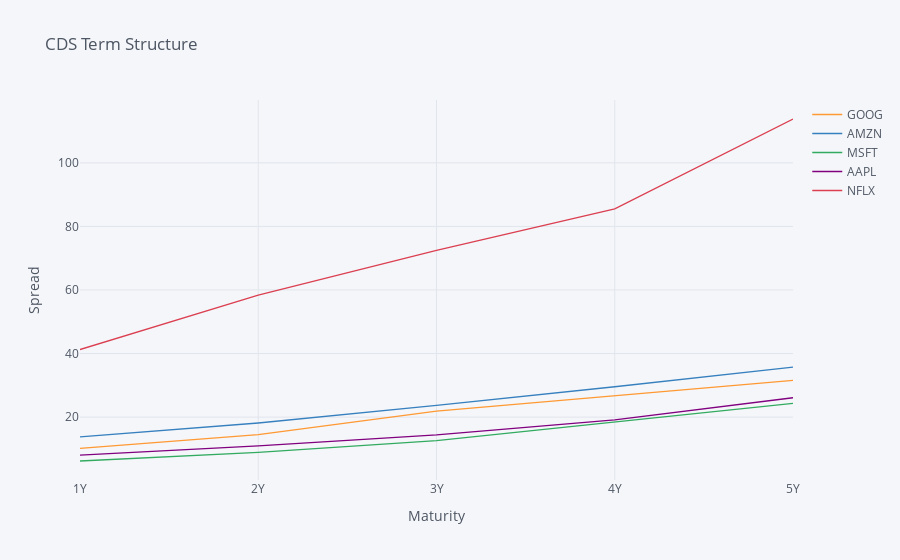

The notebook cell this image was saved under:
### Code cell
spread2 = pd.DataFrame(spread.values.T, index=spread.columns, columns=spread.index)
spread2.iplot(
    xTitle = 'Maturity',
    yTitle = 'Spread',
    title = 'CDS Term Structure'
)

### Figure 1 — Plotly figure (JSON) as saved in the notebook; plotly's stock layout.template omitted (floating-point values rounded to 4 significant figures)
{"data": [{"line": {"color": "rgba(255, 153, 51, 1.0)", "dash": "solid", "shape": "linear", "width": 1.3}, "mode": "lines", "name": "GOOG", "text": "", "type": "scatter", "x": ["1Y", "2Y", "3Y", "4Y", "5Y"], "y": [10.18, 14.52, 21.86, 26.67, 31.58]}, {"line": {"color": "rgba(55, 128, 191, 1.0)", "dash": "solid", "shape": "linear", "width": 1.3}, "mode": "lines", "name": "AMZN", "text": "", "type": "scatter", "x": ["1Y", "2Y", "3Y", "4Y", "5Y"], "y": [13.79, 18.14, 23.7, 29.56, 35.71]}, {"line": {"color": "rgba(50, 171, 96, 1.0)", "dash": "solid", "shape": "linear", "width": 1.3}, "mode": "lines", "name": "MSFT", "text": "", "type": "scatter", "x": ["1Y", "2Y", "3Y", "4Y", "5Y"], "y": [6.19, 8.89, 12.61, 18.53, 24.31]}, {"line": {"color": "rgba(128, 0, 128, 1.0)", "dash": "solid", "shape": "linear", "width": 1.3}, "mode": "lines", "name": "AAPL", "text": "", "type": "scatter", "x": ["1Y", "2Y", "3Y", "4Y", "5Y"], "y": [8.03, 10.94, 14.41, 19.13, 26.1]}, {"line": {"color": "rgba(219, 64, 82, 1.0)", "dash": "solid", "shape": "linear", "width": 1.3}, "mode": "lines", "name": "NFLX", "text": "", "type": "scatter", "x": ["1Y", "2Y", "3Y", "4Y", "5Y"], "y": [41.26, 58.37, 72.44, 85.53, 113.8]}], "layout": {"legend": {"bgcolor": "#F5F6F9", "font": {"color": "#4D5663"}}, "paper_bgcolor": "#F5F6F9", "plot_bgcolor": "#F5F6F9", "title": {"font": {"color": "#4D5663"}, "text": "CDS Term Structure"}, "xaxis": {"gridcolor": "#E1E5ED", "showgrid": true, "tickfont": {"color": "#4D5663"}, "title": {"font": {"color": "#4D5663"}, "text": "Maturity"}, "zerolinecolor": "#E1E5ED"}, "yaxis": {"gridcolor": "#E1E5ED", "showgrid": true, "tickfont": {"color": "#4D5663"}, "title": {"font": {"color": "#4D5663"}, "text": "Spread"}, "zerolinecolor": "#E1E5ED"}}}
